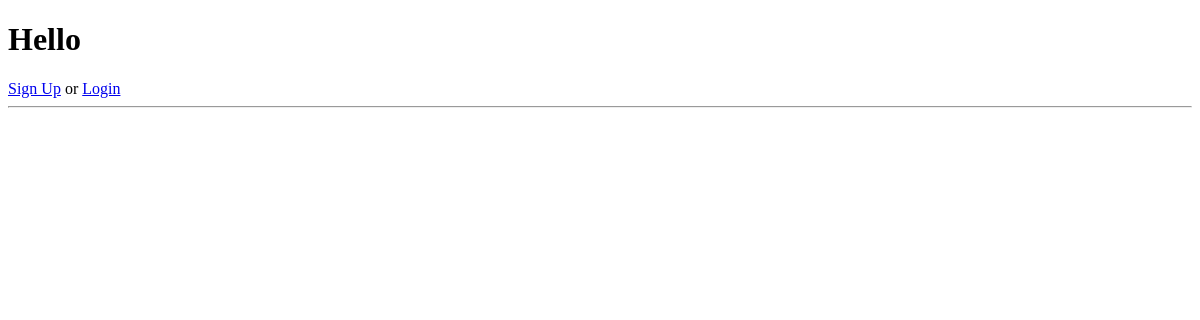
The app's page /, older data.
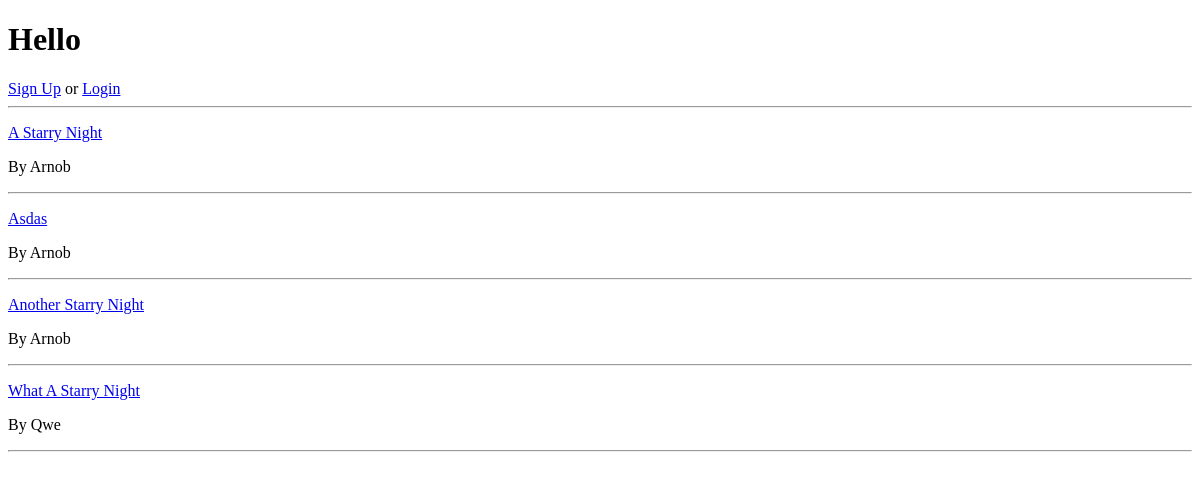
The same page, newer data.
### post/models.py (models this page shows)
class Post(models.Model):
    user = get_user_model()
    author = models.ForeignKey(user, on_delete = models.CASCADE)
    title = models.CharField(max_length=200)
    content = models.TextField()
    created_at = models.DateTimeField(auto_now_add=True)

### feed/views.py (the view)
# urls.py: path('', views.DisplayFeed.as_view()),
class DisplayFeed(ListView):
    model = models.Post
    template_name = 'feed/feed.html'

### templates/feed/feed.html (shortened to what this page needs)
{% extends 'base.html' %}
{% block body %}
  <h1>Hello {{ user.username | title }} </h1>
  {% if user.is_authenticated %}
    <form action="{% url 'user_auth:logout' %}" method="POST">
      {% csrf_token %}
      <button type="submit">Logout</button>
    </form>
    <br>
    <a href="{% url 'post:create' %}">Create a post</a>
  {% else %}
    <a href="{% url 'user_auth:signup' %}">Sign Up</a> or
    <a href="{% url 'user_auth:login' %}">Login</a>
  {% endif %}
  <br>
  {% for data in object_list %}
    <hr>
    <div>
      <a href = "{% url 'feed:post' data.pk %}">
        <p>{{ data.title | title }}</p>
      </a>
      <p>By {{ data.author | title }}</p>
    </div>
  {% endfor %}
  <hr>
{% endblock %}

### templates/base.html (shortened to what this page needs)
<!DOCTYPE html>
<html lang="en">
<head>
</head>
<body>
    {% block body %}
    {% endblock %}
</body>
</html>

Row changes from the older to the newer data that the page shows:
added Post: title "A Starry Night", author "Arnob"
added Post: title "Asdas", author "Arnob"
added Post: title "Another Starry Night", author "Arnob"
added Post: title "What A Starry Night", author "Qwe"
